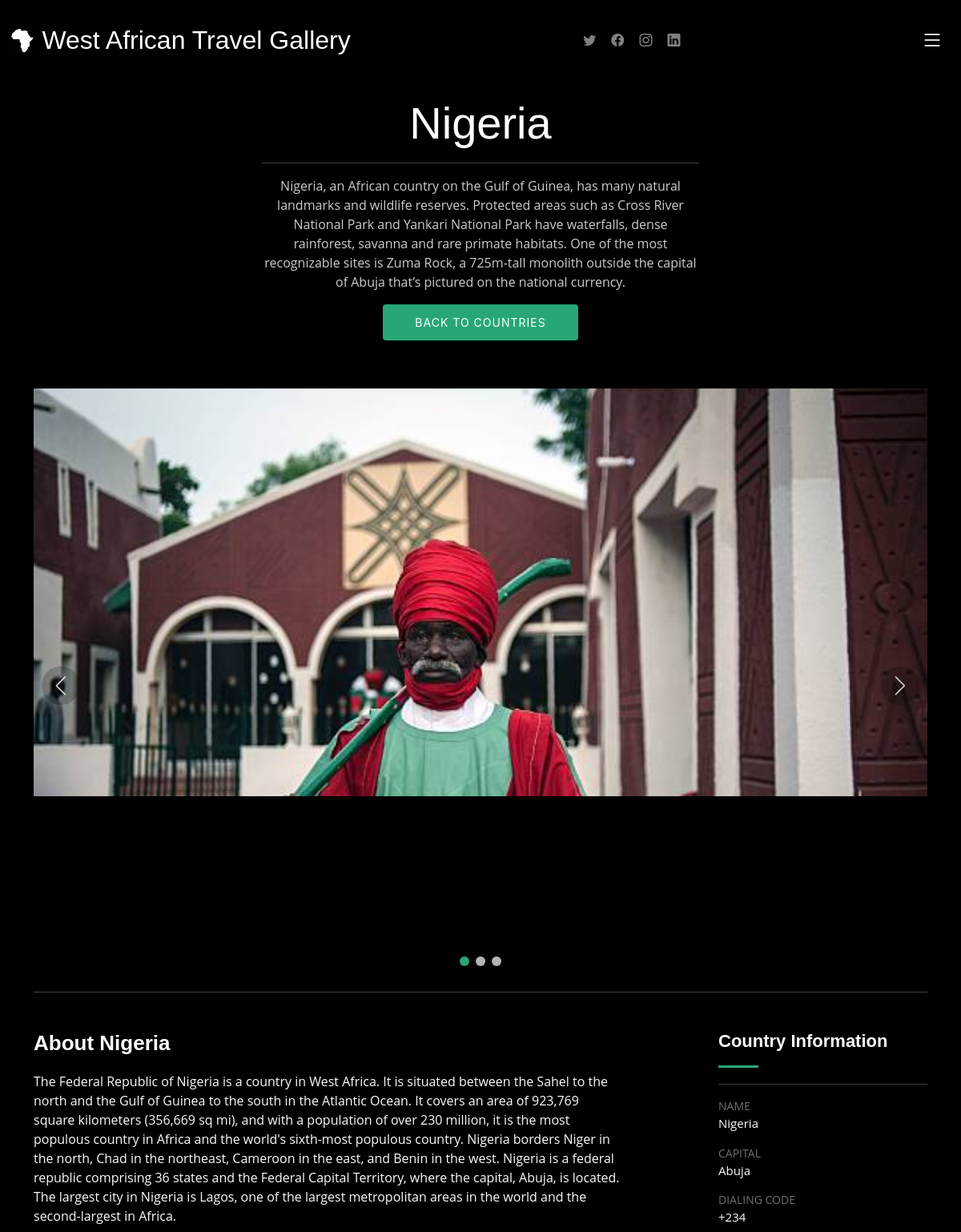
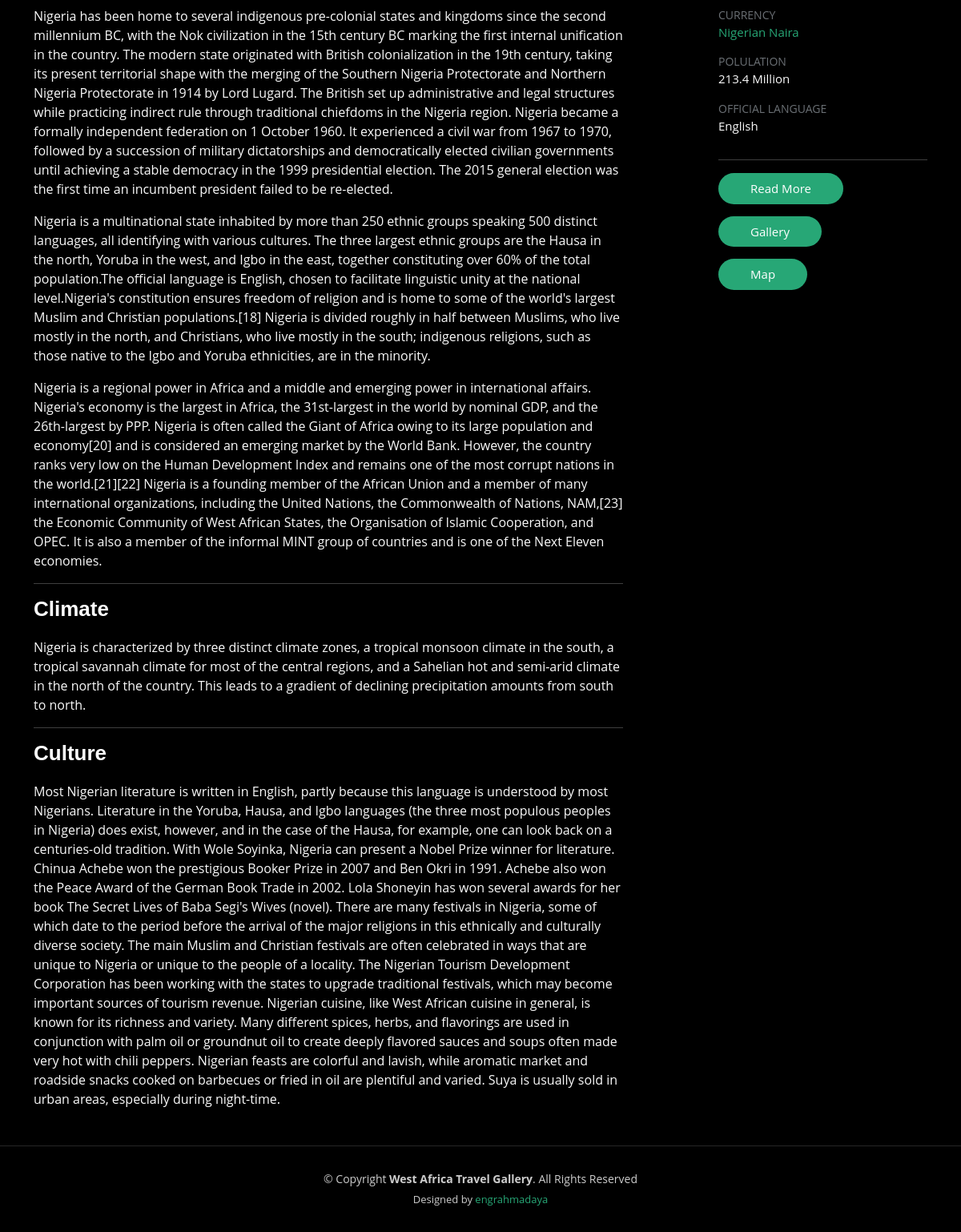
The app's page /countryAbout/1/ with its own data (2 pictures, top to bottom).
### baseapp/models.py (models this page shows, shortened)
class Country(models.Model):
    name = models.CharField(max_length=200)
    capital = models.CharField(max_length=200, null=True, blank=True)
    dialingCode = models.CharField(max_length=200, null=True, blank=True)
    currency = models.CharField(max_length=200, null=True, blank=True)
    population = models.CharField(max_length=200, null=True, blank=True)
    officialLanguage = models.CharField(max_length=200, null=True, blank=True)
    mapImage = models.ImageField(upload_to='images', max_length=100, null=True, blank=True)
    coverPhoto1 = models.ImageField(upload_to='images', max_length=100, null=True, blank=True)
    coverPhoto2 = models.ImageField(upload_to='images', max_length=100, null=True, blank=True)
    coverPhoto3 = models.ImageField(upload_to='images', max_length=100, null=True, blank=True)
    countryFlag = models.ImageField(upload_to='images', max_length=100, null=True, blank=True)
    about = models.TextField(null=True, blank=True)
    climate =  models.TextField(null=True, blank=True)
    culture = models.TextField(null=True, blank=True)
    wikiLink = models.CharField(max_length=200, null=True, blank=True)
    description = models.TextField(null=True, blank=True)

### baseapp/views.py (the view)
# urls.py: path('countryAbout/<int:id>/', views.countryAbout, name='about'),
def countryAbout(request, id):
    country = Country.objects.get(pk=id)
    context = {'country' : country}
    return render(request, 'baseapp/countryAbout.html', context)

### baseapp/templates/baseapp/countryAbout.html (shortened to what this page needs)
{% extends 'baseapp/basePage.html' %}
{% load static %}
{% block content %}
<main id="main" data-aos="fade" data-aos-delay="1500">
    <div class="page-header d-flex align-items-center">
      <div class="container position-relative">
        <div class="row d-flex justify-content-center">
          <div class="col-lg-6 text-center">
            <h2>{{country.name}}</h2>
            <hr>
            <p>{{country.description}}</p>
            <a class="cta-btn" href="{% url 'countries' %}">Back to Countries</a>
          </div>
        </div>
      </div>
    </div>
    <section id="gallery-single" class="gallery-single">
      <div class="container">
        <div class="position-relative h-100">
          <div class="slides-1 portfolio-details-slider swiper">
            <div class="swiper-wrapper align-items-center">
              <div class="swiper-slide">
                <img src="{{country.coverPhoto1.url}}" alt="">
              </div>
            </div>
            <div class="swiper-pagination"></div>
          </div>
          <div class="swiper-button-prev"></div>
          <div class="swiper-button-next"></div>
        </div>
        <hr>
        <div class="row justify-content-between gy-4 mt-4">
          <div class="col-lg-8">
            <div class="portfolio-description">
              <h2>About {{country.name}}</h2>
              <p class="justify">{{country.about|safe|linebreaks}}</p>
            </div>
            <hr>
            <div class="portfolio-description">
                <h2>Climate</h2>
                <p>{{country.climate}}</p>
            </div>
            <hr>
            <div class="portfolio-description">
              <h2>Culture</h2>
              <p>{{country.culture}}</p>
          </div>
          </div>
          <div class="col-lg-3">
            <div class="portfolio-info">
              <h3>Country Information</h3>
              <hr>
              <ul>
                <li><strong>Name</strong> <span>{{country.name}}</span></li>
                <li><strong>Capital</strong> <span>{{country.capital}}</span></li>
                <li><strong>Dialing Code</strong> <span>{{country.dialingCode}}</span></li>
                <li><strong>Currency</strong> <a href="#">{{country.currency}}</a></li>
                <li><strong>Polulation</strong> <span>{{country.population}} Million</span></li>
                <li><strong>Official Language</strong> <span>{{country.officialLanguage}}</span></li>
                <hr>
                <li><a href="{{country.wikiLink}}" class="btn-visit align-self-start" target="_blank">Read More</a></li>
                <li><a href="#" class="btn-visit align-self-start">Gallery</a></li>
                <li><a href="{% url 'map' country.id %}" class="btn-visit align-self-start">Map</a></li>
              </ul>
            </div>
          </div>
        </div>
      </div>
    </section>
  </main>
{% endblock content%}

### static/assets/css/main.css (style rules this page uses)
:root { --font-default: "Open Sans", system-ui, -apple-system, "Segoe UI", Roboto, "Helvetica Neue", Arial, "Noto Sans", "Liberation Sans", sans-serif, "Apple Color Emoji", "Segoe UI Emoji", "Segoe UI Symbol", "Noto Color Emoji"; --font-primary: "Inter", sans-serif; --font-secondary: "Cardo", sans-serif; }
:root { --color-default: #fafafa; --color-primary: #27a776; --color-secondary: #161718; }
:root { scroll-behavior: smooth; }
body { font-family: var(--font-default); color: var(--color-default); background-color: #000; }
a { color: var(--color-primary); text-decoration: none; }
h1, h2, h3, h4, h5, h6 { font-family: var(--font-primary); }
.page-header { padding: 120px 0 60px 0; min-height: 30vh; position: relative; }
.page-header h2 { font-size: 56px; font-weight: 500; color: #fff; font-family: var(--font-secondary); }
.page-header p { color: rgba(255, 255, 255, 0.8); }
.page-header .cta-btn { font-family: var(--font-primary); font-weight: 400; font-size: 14px; display: inline-block; padding: 12px 40px; border-radius: 4px; letter-spacing: 1px; text-transform: uppercase; transition: 0.3s; color: #fff; background: var(--color-primary); }
.gallery-single .portfolio-details-slider img { width: 100%; }
.gallery-single .swiper-button-prev, .gallery-single .swiper-button-next { width: 48px; height: 48px; }
.gallery-single .swiper-button-prev:after, .gallery-single .swiper-button-next:after { color: rgba(255, 255, 255, 0.8); background-color: rgba(0, 0, 0, 0.2); font-size: 24px; border-radius: 50%; width: 48px; height: 48px; display: flex; align-items: center; justify-content: center; transition: 0.3s; }
.gallery-single .portfolio-info h3 { font-size: 22px; font-weight: 700; margin-bottom: 20px; padding-bottom: 20px; position: relative; font-family: var(--font-secondary); }
.gallery-single .portfolio-info h3:after { content: ""; position: absolute; display: block; width: 50px; height: 3px; background: var(--color-primary); left: 0; bottom: 0; }
.gallery-single .portfolio-info ul { list-style: none; padding: 0; font-size: 15px; }
.gallery-single .portfolio-info ul li { display: flex; flex-direction: column; padding-bottom: 15px; }
.gallery-single .portfolio-info ul strong { text-transform: uppercase; font-weight: 400; color: #6b7075; font-size: 14px; }
.gallery-single .portfolio-info .btn-visit { padding: 8px 40px; background: var(--color-primary); color: #fff; border-radius: 50px; transition: 0.3s; }
.gallery-single .portfolio-description h2 { font-size: 26px; font-weight: 700; margin-bottom: 20px; color: #fff; font-family: var(--font-secondary); }
.gallery-single .portfolio-description p { padding: 0; }

### records on screen
Country: name "Nigeria", description "Nigeria, an African country on the Gulf of Guinea, has many natural landmarks and wildlife reserves. Protected areas such as Cross River National Park and Yankari National Park have waterfalls, dense rainforest, savanna and rare primate habitats. One of the most recognizable sites is Zuma Rock, a 725m-tall monolith outside the capital of Abuja that’s pictured on the national currency.", coverPhoto1 (picture), about "The Federal Republic of Nigeria is a country in West Africa. It is situated between the Sahel to the north and the Gulf of Guinea to the south in the Atlantic Ocean. It covers an area of 923,769 square kilometers (356,669 sq mi), and with a population of over 230 million, it is the most populous country in Africa and the world's sixth-most populous country. Nigeria borders Niger in the north, Chad in the northeast, Cameroon in the east, and Benin in the west. Nigeria is a federal republic comprising 36 states and the Federal Capital Territory, where the capital, Abuja, is located. The largest city in Nigeria is Lagos, one of the largest metropolitan areas in the world and the second-largest…", climate "Nigeria is characterized by three distinct climate zones, a tropical monsoon climate in the south, a tropical savannah climate for most of the central regions, and a Sahelian hot and semi-arid climate in the north of the country. This leads to a gradient of declining precipitation amounts from south to north.", culture "Most Nigerian literature is written in English, partly because this language is understood by most Nigerians. Literature in the Yoruba, Hausa, and Igbo languages (the three most populous peoples in Nigeria) does exist, however, and in the case of the Hausa, for example, one can look back on a centuries-old tradition. With Wole Soyinka, Nigeria can present a Nobel Prize winner for literature. Chinua Achebe won the prestigious Booker Prize in 2007 and Ben Okri in 1991. Achebe also won the Peace Award of the German Book Trade in 2002. Lola Shoneyin has won several awards for her book The Secret Lives of Baba Segi's Wives (novel). There are many festivals in Nigeria, some of which date to the…", capital "Abuja", dialingCode "+234", currency "Nigerian Naira", population "213.4", officialLanguage "English"
